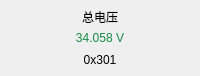
               <widget class="QFrame" name="frameSummaryVoltage">
                <property name="maximumSize">
                 <size>
                  <width>16777215</width>
                  <height>76</height>
                 </size>
                </property>
                <property name="minimumSize">
                 <size>
                  <width>0</width>
                  <height>68</height>
                 </size>
                </property>
                <property name="summaryCard" stdset="0">
                 <bool>true</bool>
                </property>
                <layout class="QVBoxLayout" name="layoutSummaryVoltage">
                 <property name="spacing">
                  <number>1</number>
                 </property>
                 <property name="bottomMargin">
                  <number>6</number>
                 </property>
                 <property name="rightMargin">
                  <number>6</number>
                 </property>
                 <property name="topMargin">
                  <number>6</number>
                 </property>
                 <property name="leftMargin">
                  <number>6</number>
                 </property>
                 <item>
                  <widget class="QLabel" name="labelPackVoltageTitle">
                   <property name="text">
                    <string>总电压</string>
                   </property>
                   <property name="alignment">
                    <set>Qt::AlignmentFlag::AlignCenter</set>
                   </property>
                   <property name="role" stdset="0">
                    <string>summaryTitle</string>
                   </property>
                  </widget>
                 </item>
                 <item>
                  <widget class="QLabel" name="labelPackVoltage">
                   <property name="styleSheet">
                    <string>color:#168a45;</string>
                   </property>
                   <property name="text">
                    <string>34.058 V</string>
                   </property>
                   <property name="alignment">
                    <set>Qt::AlignmentFlag::AlignCenter</set>
                   </property>
                   <property name="role" stdset="0">
                    <string>summaryValue</string>
                   </property>
                  </widget>
                 </item>
                 <item>
                  <widget class="QLabel" name="labelPackVoltageSource">
                   <property name="text">
                    <string>0x301</string>
                   </property>
                   <property name="alignment">
                    <set>Qt::AlignmentFlag::AlignCenter</set>
                   </property>
                   <property name="role" stdset="0">
                    <string>summaryDetail</string>
                   </property>
                  </widget>
                 </item>
                </layout>
               </widget>
